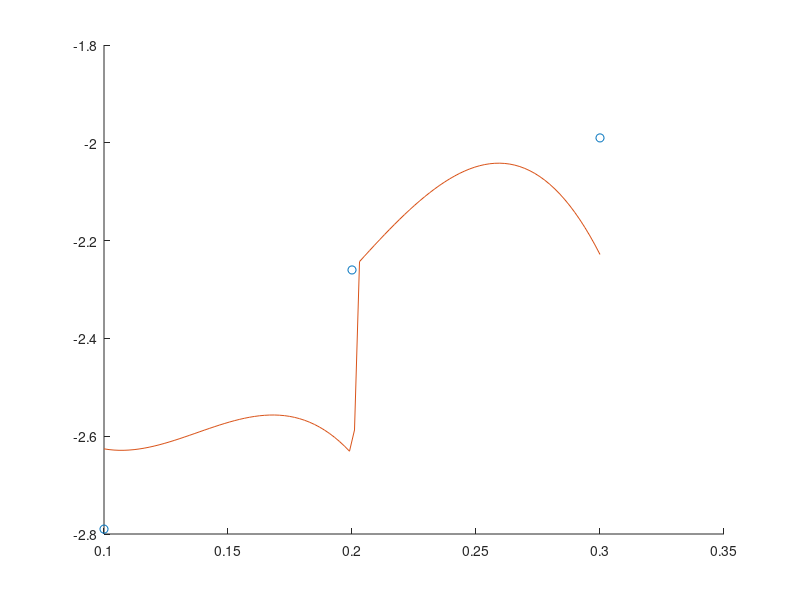

Write MATLAB code to recreate this figure.
xi = [0.1 0.2 0.3];
yi = [-2.79 -2.26 -1.99];
alfa = 4.02;
beta = -2.62;
n = length(xi) - 1;

h = (xi(3) - xi(1)) / n;
d = [yi(1) + (alfa * h/3); yi(2); yi(3) - (beta * h/3)];
A = [4 2 0; 1 4 1; 0 2 4];

c = A \ d;

cminus1 = c(1) + (alfa * h/3);
cnplus1 = c(3) + (beta * h/3);
c = [cminus1 c' cnplus1];

xii = [xi(1)-3*h, xi(1)-2*h, xi(1)-1*h, xi(1)+0*h, xi(1)+1*h, xi(1)+2*h, xi(1)+3*h, xi(1)+4*h, xi(1)+5*h];

o = linspace(0.1,0.3);
S = zeros(size(o));

hold on
plot(xi, yi, 'o');
for m = 1:length(o)
    sum = 0;
    x = o(m);
    for i = 1 : length(c)
        if (x >= xii(i)) && (x <= xii(i+1))
            phi_i = (x - xii(i))^3;
        elseif (x >= xii(i+1)) && (x <= xii(i+2))
            phi_i = (x-xii(i))^3-4*(x-xii(i+1))^3;
        elseif (x >= xii(i+2)) && (x <= xii(i+3))
            phi_i = (xii(i+4)-x)^3-4*(xii(i+3)-x)^3;
        elseif (x >= xii(i+3)) && (x <= xii(i+4))
            phi_i = (xii(i+4)-x)^3;
        elseif (x >= xii(i+4)) && (x <= xii(i))
            phi_i = 0;
        end
        sum = sum + 1/h^3 * c(i) * phi_i;
    end
    S(m) = sum;
end
plot(o, S)
hold off

x = 0.55;
sum = 0;
for i = 1 : length(c)
    if (x >= xii(i)) && (x <= xii(i+1))
        phi_i = (x - xii(i))^3;
    elseif (x >= xii(i+1)) && (x <= xii(i+2))
        phi_i = (x-xii(i))^3-4*(x-xii(i+1))^3;
    elseif (x >= xii(i+2)) && (x <= xii(i+3))
        phi_i = (xii(i+4)-x)^3-4*(xii(i+3)-x)^3;
    elseif (x >= xii(i+3)) && (x <= xii(i+4))
        phi_i = (xii(i+4)-x)^3;
    elseif (x >= xii(i+4)) && (x <= xii(i))
        phi_i = 0;
    end
    sum = sum + 1/h^3 * c(i) * phi_i;
end

sum



